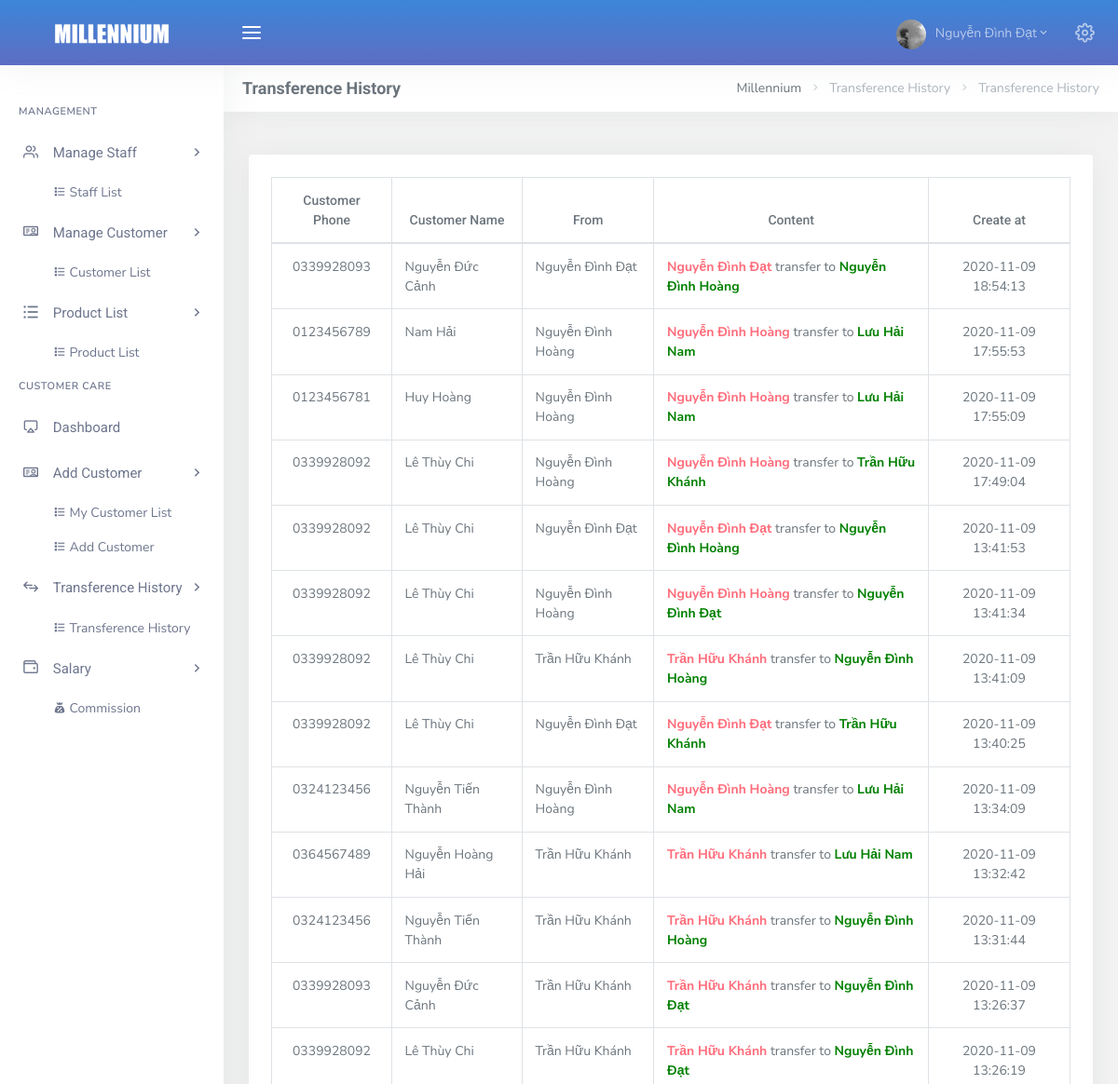
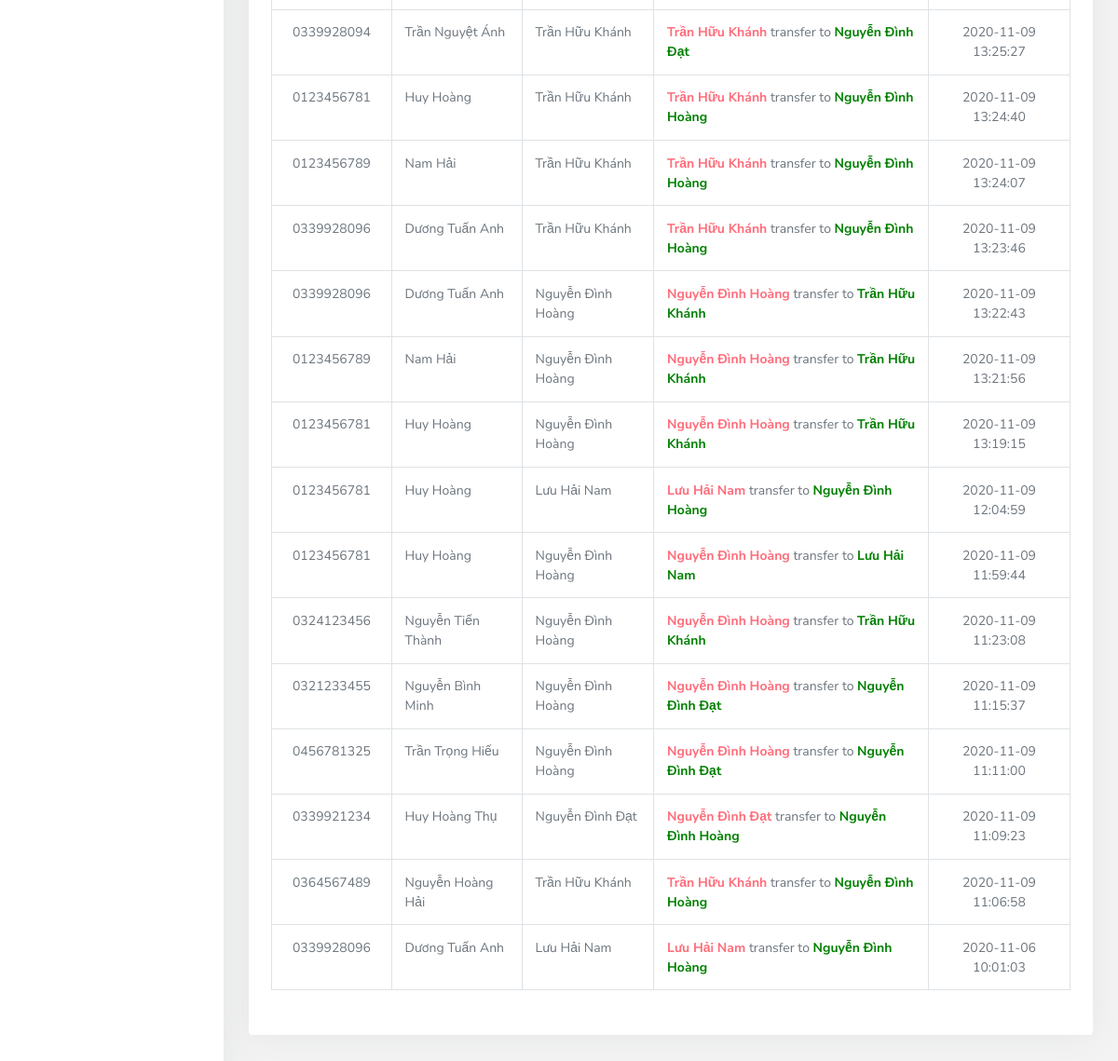
Page /admin/dashboard.php?page=list_history (signed in) on the earlier database version (2 pictures, top to bottom).
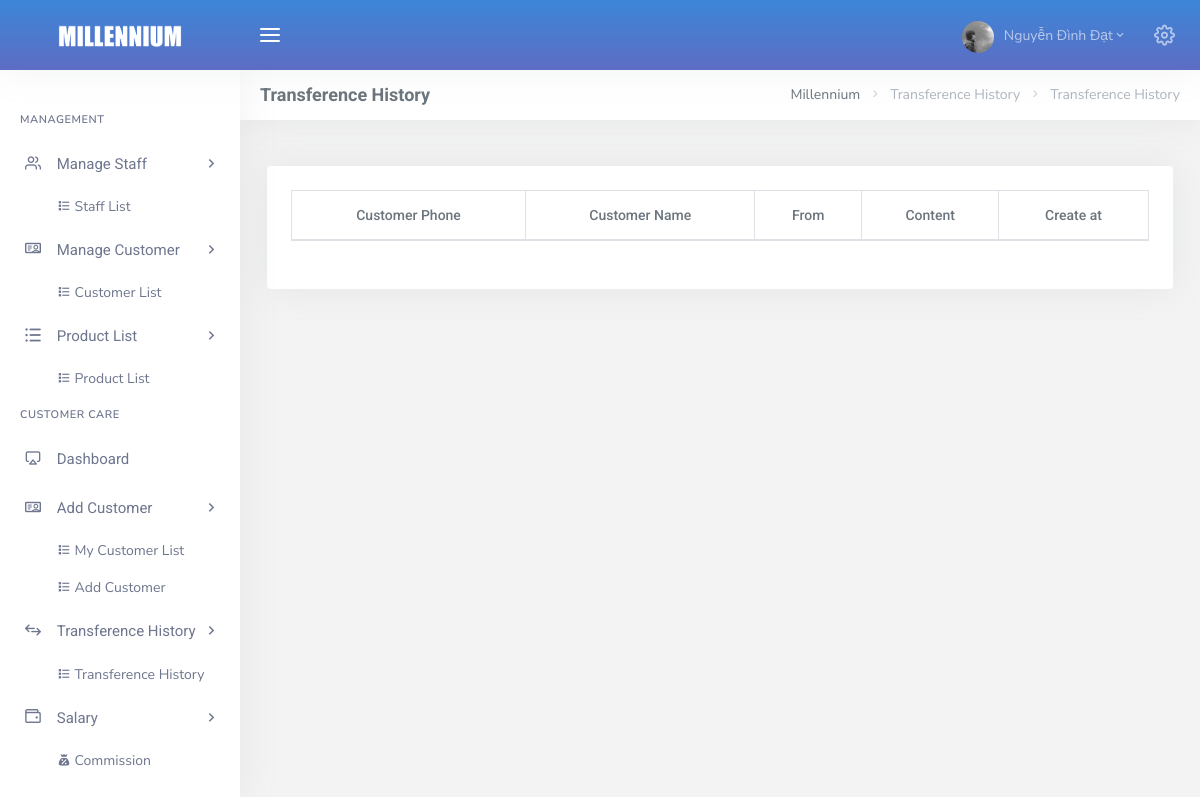
Same page on the later database version.
### tables this page shows
CREATE TABLE `tbl_history` (
  `id` int(11) NOT NULL,
  `user_id_move` int(11) NOT NULL,
  `customer_id` int(11) NOT NULL,
  `user_id_get` int(11) NOT NULL,
  `create_at` datetime NOT NULL DEFAULT current_timestamp()
);

CREATE TABLE `tbl_customer` (
  `id` int(11) NOT NULL,
  `name` varchar(50) NOT NULL,
  `showroom_id` int(11) NOT NULL,
  `phone` varchar(10) NOT NULL,
  `email` varchar(50) NOT NULL,
  `sex` varchar(5) NOT NULL,
  `birth` date NOT NULL DEFAULT '1970-01-01',
  `passw` varchar(50) NOT NULL,
  `avatar` varchar(50) NOT NULL DEFAULT 'guest.jpg',
  `create_at` datetime NOT NULL DEFAULT current_timestamp()
);

CREATE TABLE `tbl_user` (
  `id` int(11) NOT NULL,
  `name` varchar(50) NOT NULL,
  `showroom_id` int(11) NOT NULL,
  `avatar` varchar(50) NOT NULL DEFAULT 'default.png',
  `email` varchar(50) NOT NULL,
  `passw` varchar(50) NOT NULL DEFAULT '123456',
  `addres` varchar(100) NOT NULL,
  `salary` float NOT NULL,
  `role` tinyint(4) NOT NULL DEFAULT 2,
  `status` tinyint(4) NOT NULL DEFAULT 1,
  `create_at` datetime NOT NULL DEFAULT current_timestamp()
);

### admin/Controller/CustomerCare/CustomerCare_c.php (called while the page is built, shortened)
<?php
    include_once("Model/CustomerCare/CustomerCare_m.php");
    class CustomerCare_c extends CustomerCare_m {
        private $customer_care;
        function __construct()
        {
            $this->customer_care = new CustomerCare_m();
        }
        public function getHistory(){
            $history = $this->customer_care->getHistory();
            include_once 'View/CustomerCare/list_history.php';
        }
    }
?>

### admin/Config/myConfig.php (called while the page is built, shortened)
<?php
	class Connect{
		private $user = "root";
		private $pass = "";
		private $dns = "mysql:host=localhost;dbname=customer_care";
		function __construct(){
			try {
				$this->pdo = new PDO($this->dns, $this->user, $this->pass);
				$this->pdo->query("SET NAMES utf8");
			} catch (PDOException $e) {
				echo $e->getMessage();
				exit();
			}
		}
	}
 ?>

### admin/Model/CustomerCare/CustomerCare_m.php (called while the page is built, shortened)
<?php
    include_once("Config/myConfig.php");
    class CustomerCare_m extends Connect {
        function __construct()
        {
            parent::__construct();
        }
        protected function getHistory () {
            $sql = "
                SELECT
                    tbl_customer.phone,
                    tbl_customer.name AS 'Tên khách hàng',
                    usermove.name AS 'Nhân viên chuyển',
                    userget.name AS 'Nhân viên nhận',
                    htr.create_at
                FROM
                    tbl_user AS usermove
                INNER JOIN tbl_history htr
                ON
                    usermove.id = htr.user_id_move
                INNER JOIN tbl_user AS userget
                ON
                    userget.id = htr.user_id_get
                INNER JOIN tbl_customer
                ON
                    tbl_customer.id = htr.customer_id ORDER BY htr.create_at DESC";
            $pre = $this->pdo->prepare($sql);
            $pre->execute();
            $result = array();
            while ($row = $pre->fetch(PDO::FETCH_ASSOC)) {
                $result[] = $row;
            }
            return $result;
        }
    }

### admin/View/CustomerCare/list_history.php (the view, shortened to what this page needs)
<div class="row">
    <div class="col-12">
        <div class="card-box table-responsive table">
            <table id="datatable_listhistory" class="display table table-bordered dt-responsive nowrap" style="border-collapse: collapse; border-spacing: 0; width: 100%;">
                <thead>
                    <tr class="text-center">
                        <th>Customer Phone</th>
                        <th>Customer Name</th>
                        <th>From</th>
                        <th>Content</th>
                        <th>Create at</th>
                    </tr>
                </thead>
                <tbody id="view_history">
                    <?php
                        foreach ($history as $valueTransfer) {
                        ?>
                            <tr>
                                <td class="text-center"><?= $valueTransfer['phone'] ?></td>
                                <td><?= $valueTransfer['Tên khách hàng'] ?></td>
                                <td><?= $valueTransfer['Nhân viên chuyển'] ?></td>
                                <td><span style="color: #FF6C7A; font-weight: bold"><?= $valueTransfer['Nhân viên chuyển']; ?></span> transfer to <span style="color: green; font-weight: bold"><?= $valueTransfer['Nhân viên nhận']; ?></span></td>
                                <td class="text-center"><?= $valueTransfer['create_at'] ?></td>
                            </tr>
                        <?php
                        }
                      ?>
            </table>
        </div>
    </div>
</div>

Differences in the rows shown:
removed tbl_history: customer.phone "0339928093", customer.name "Nguyễn Đức Cảnh", user_id_move.name "Nguyễn Đình Đạt", user_id_get.name "Nguyễn Đình Hoàng", create_at "2020-11-09 18:54:13"
removed tbl_history: customer.phone "0123456789", customer.name "Nam Hải", user_id_move.name "Nguyễn Đình Hoàng", user_id_get.name "Lưu Hải Nam", create_at "2020-11-09 17:55:53"
removed tbl_history: customer.phone "0123456781", customer.name "Huy Hoàng", user_id_move.name "Nguyễn Đình Hoàng", user_id_get.name "Lưu Hải Nam", create_at "2020-11-09 17:55:09"
removed tbl_history: customer.phone "0339928092", customer.name "Lê Thùy Chi", user_id_move.name "Nguyễn Đình Hoàng", user_id_get.name "Trần Hữu Khánh", create_at "2020-11-09 17:49:04"
removed tbl_history: customer.phone "0339928092", customer.name "Lê Thùy Chi", user_id_move.name "Nguyễn Đình Đạt", user_id_get.name "Nguyễn Đình Hoàng", create_at "2020-11-09 13:41:53"
removed tbl_history: customer.phone "0339928092", customer.name "Lê Thùy Chi", user_id_move.name "Nguyễn Đình Hoàng", user_id_get.name "Nguyễn Đình Đạt", create_at "2020-11-09 13:41:34"
removed tbl_history: customer.phone "0339928092", customer.name "Lê Thùy Chi", user_id_move.name "Trần Hữu Khánh", user_id_get.name "Nguyễn Đình Hoàng", create_at "2020-11-09 13:41:09"
removed tbl_history: customer.phone "0339928092", customer.name "Lê Thùy Chi", user_id_move.name "Nguyễn Đình Đạt", user_id_get.name "Trần Hữu Khánh", create_at "2020-11-09 13:40:25"
removed tbl_history: customer.phone "0324123456", customer.name "Nguyễn Tiến Thành", user_id_move.name "Nguyễn Đình Hoàng", user_id_get.name "Lưu Hải Nam", create_at "2020-11-09 13:34:09"
removed tbl_history: customer.phone "0364567489", customer.name "Nguyễn Hoàng Hải", user_id_move.name "Trần Hữu Khánh", user_id_get.name "Lưu Hải Nam", create_at "2020-11-09 13:32:42"
removed tbl_history: customer.phone "0324123456", customer.name "Nguyễn Tiến Thành", user_id_move.name "Trần Hữu Khánh", user_id_get.name "Nguyễn Đình Hoàng", create_at "2020-11-09 13:31:44"
removed tbl_history: customer.phone "0339928093", customer.name "Nguyễn Đức Cảnh", user_id_move.name "Trần Hữu Khánh", user_id_get.name "Nguyễn Đình Đạt", create_at "2020-11-09 13:26:37"
removed tbl_history: customer.phone "0339928092", customer.name "Lê Thùy Chi", user_id_move.name "Trần Hữu Khánh", user_id_get.name "Nguyễn Đình Đạt", create_at "2020-11-09 13:26:19"
removed tbl_history: customer.phone "0339928094", customer.name "Trần Nguyệt Ánh", user_id_move.name "Trần Hữu Khánh", user_id_get.name "Nguyễn Đình Đạt", create_at "2020-11-09 13:25:27"
removed tbl_history: customer.phone "0123456781", customer.name "Huy Hoàng", user_id_move.name "Trần Hữu Khánh", user_id_get.name "Nguyễn Đình Hoàng", create_at "2020-11-09 13:24:40"
removed tbl_history: customer.phone "0123456789", customer.name "Nam Hải", user_id_move.name "Trần Hữu Khánh", user_id_get.name "Nguyễn Đình Hoàng", create_at "2020-11-09 13:24:07"
removed tbl_history: customer.phone "0339928096", customer.name "Dương Tuấn Anh", user_id_move.name "Trần Hữu Khánh", user_id_get.name "Nguyễn Đình Hoàng", create_at "2020-11-09 13:23:46"
removed tbl_history: customer.phone "0339928096", customer.name "Dương Tuấn Anh", user_id_move.name "Nguyễn Đình Hoàng", user_id_get.name "Trần Hữu Khánh", create_at "2020-11-09 13:22:43"
removed tbl_history: customer.phone "0123456789", customer.name "Nam Hải", user_id_move.name "Nguyễn Đình Hoàng", user_id_get.name "Trần Hữu Khánh", create_at "2020-11-09 13:21:56"
removed tbl_history: customer.phone "0123456781", customer.name "Huy Hoàng", user_id_move.name "Nguyễn Đình Hoàng", user_id_get.name "Trần Hữu Khánh", create_at "2020-11-09 13:19:15"
removed tbl_history: customer.phone "0123456781", customer.name "Huy Hoàng", user_id_move.name "Lưu Hải Nam", user_id_get.name "Nguyễn Đình Hoàng", create_at "2020-11-09 12:04:59"
removed tbl_history: customer.phone "0123456781", customer.name "Huy Hoàng", user_id_move.name "Nguyễn Đình Hoàng", user_id_get.name "Lưu Hải Nam", create_at "2020-11-09 11:59:44"
removed tbl_history: customer.phone "0324123456", customer.name "Nguyễn Tiến Thành", user_id_move.name "Nguyễn Đình Hoàng", user_id_get.name "Trần Hữu Khánh", create_at "2020-11-09 11:23:08"
removed tbl_history: customer.phone "0321233455", customer.name "Nguyễn Bình Minh", user_id_move.name "Nguyễn Đình Hoàng", user_id_get.name "Nguyễn Đình Đạt", create_at "2020-11-09 11:15:37"
removed tbl_history: customer.phone "0456781325", customer.name "Trần Trọng Hiếu", user_id_move.name "Nguyễn Đình Hoàng", user_id_get.name "Nguyễn Đình Đạt", create_at "2020-11-09 11:11:00"
removed tbl_history: customer.phone "0339921234", customer.name "Huy Hoàng Thụ", user_id_move.name "Nguyễn Đình Đạt", user_id_get.name "Nguyễn Đình Hoàng", create_at "2020-11-09 11:09:23"
removed tbl_history: customer.phone "0364567489", customer.name "Nguyễn Hoàng Hải", user_id_move.name "Trần Hữu Khánh", user_id_get.name "Nguyễn Đình Hoàng", create_at "2020-11-09 11:06:58"
removed tbl_history: customer.phone "0339928096", customer.name "Dương Tuấn Anh", user_id_move.name "Lưu Hải Nam", user_id_get.name "Nguyễn Đình Hoàng", create_at "2020-11-06 10:01:03"
